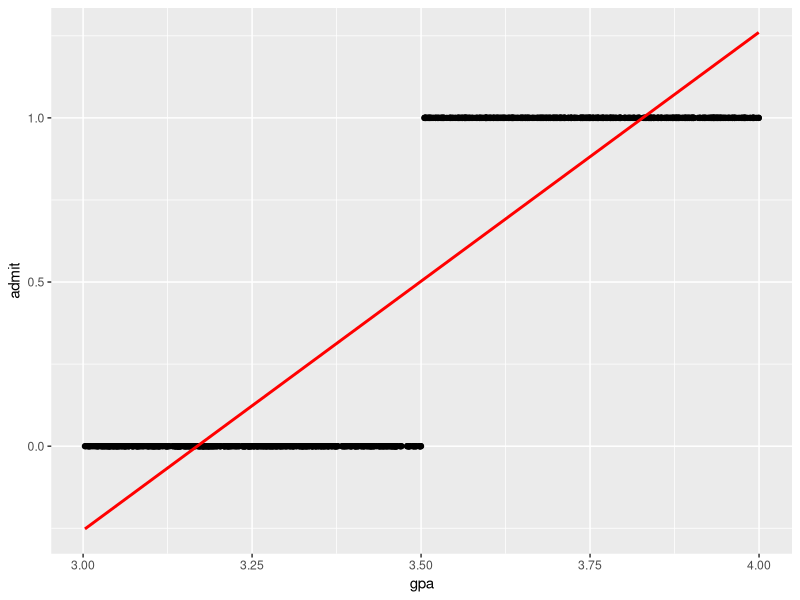
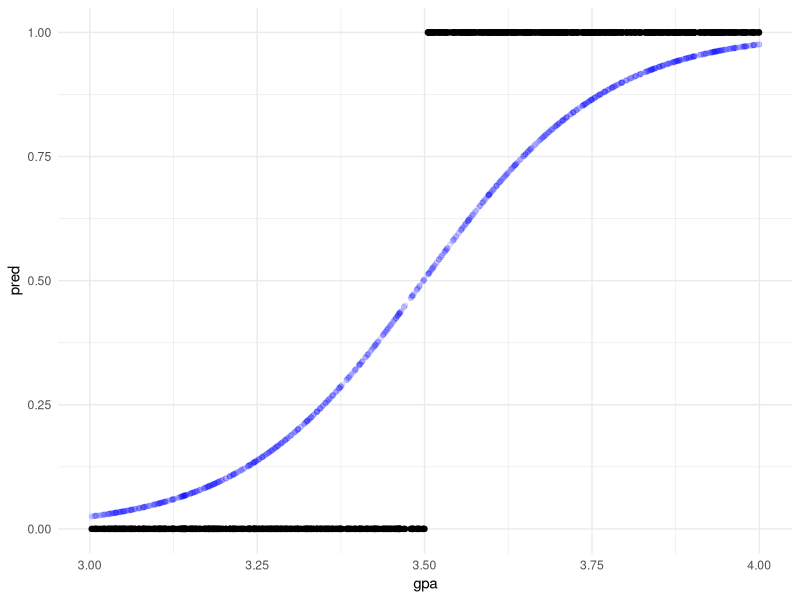

These figures' R source, in order:
## load the libraries
library(tidyverse)

## Create a dataset
gpa <- runif(1000, 3, 4) |> sort(decreasing = FALSE)

admit <- if_else(gpa > 3.5, 1, 0)

admit_data <- data.frame(gpa, admit)
head(admit_data)


## Plot the data ----
admit_data %>% 
  
  ggplot(mapping = aes(x = gpa, y = admit)) + 
  
  geom_point() + 
  
  geom_smooth(method = "lm", 
              
              se = FALSE, color = "red")

## fit a logistic model ----
logistic_model <- glm(admit ~ gpa, family = "binomial", maxit = 1)

## I make predictions of the data ----
predictions_log <- predict(logistic_model, type = "response")

## Join predcitions to dataset ----
admit_data$pred <- predictions_log

## Plot the logisticfunction 
admit_data %>% 
  
  ggplot(mapping = aes(x = gpa, y = pred)) + 
  
  geom_point(alpha = 0.1, color = "blue") + 
  
  geom_point(mapping = aes(x = gpa, y = admit)) + 
  
  theme_minimal()
